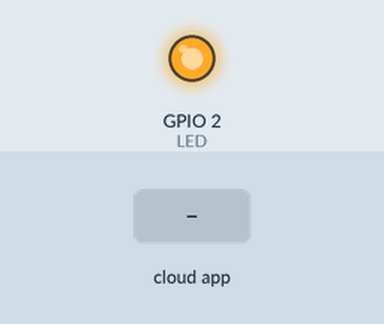
This sketch was run on a simulated ESP8266 (NodeMCU). Parts: output pins drawn as LEDs (lit = HIGH). The inputs (shaded band) are chosen by the test bench. WiFi joins after 1.5 s; servers stay silent unless stated; what the sketch prints to the serial monitor is not drawn.

Above: at 2.7 s.
2.8 s: the phone or cloud app sets light.one to 1
At 4.0 s:
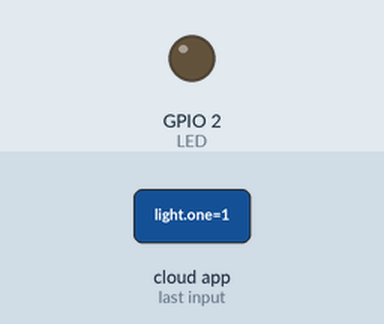
4.3 s: the phone or cloud app sets light.two to 0
At 5.2 s:
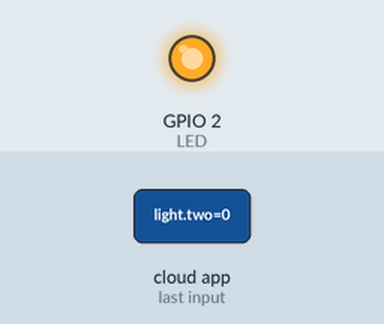
Timing chart, 0 to 7.3 s (numbered marks = the images above; inputs shaded):
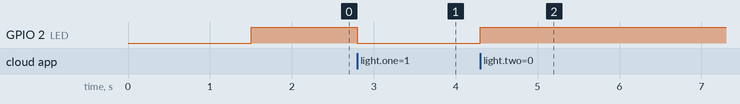

Measured:
- after the input at 2.8 s, GPIO 2 (LED): HIGH → LOW at once
- after the input at 4.3 s, GPIO 2 (LED): LOW → HIGH at once

The sketch:

ExempleFauxmoESP.ino
```cpp
#include <Arduino.h>
#include <ESP8266WiFi.h>
#include "fauxmoESP.h"


#define SERIAL_BAUDRATE                 115200
#define LED                             2
#define WIFI_SSID                       "Rogers56600"
#define WIFI_PASS                       "88CDFRogers"

fauxmoESP fauxmo;

// -----------------------------------------------------------------------------
// Wifi
// -----------------------------------------------------------------------------

void wifiSetup() {

    // Set WIFI module to STA mode
    WiFi.mode(WIFI_STA);

    // Connect
    Serial.printf("[WIFI] Connecting to %s ", WIFI_SSID);
    WiFi.begin(WIFI_SSID, WIFI_PASS);

    // Wait
    while (WiFi.status() != WL_CONNECTED) {
        Serial.print(".");
        delay(100);
    }
    Serial.println();

    // Connected!
    Serial.printf("[WIFI] STATION Mode, SSID: %s, IP address: %s\n", WiFi.SSID().c_str(), WiFi.localIP().toString().c_str());

}

void setup() {

    // Init serial port and clean garbage
    Serial.begin(SERIAL_BAUDRATE);
    Serial.println();
    Serial.println();

    // Wifi
    wifiSetup();

    // LED
    pinMode(LED, OUTPUT);
    digitalWrite(LED, HIGH);

    // Fauxmo
    fauxmo.addDevice("light one");
    fauxmo.addDevice("light two");
    fauxmo.addDevice("light three");
    fauxmo.addDevice("light four");
    fauxmo.addDevice("light five");
    fauxmo.addDevice("light six");
    fauxmo.addDevice("light seven");
    fauxmo.addDevice("light eight");
    fauxmo.addDevice("switch one");
    fauxmo.addDevice("switch two");
    fauxmo.addDevice("switch three");
    fauxmo.addDevice("switch four");
    fauxmo.addDevice("switch five");
    fauxmo.addDevice("switch six");
    fauxmo.addDevice("switch seven");
    fauxmo.addDevice("switch eight");

    // fauxmoESP 2.0.0 has changed the callback signature to add the device_id, this WARRANTY
    // it's easier to match devices to action without having to compare strings.
    fauxmo.onMessage([](unsigned char device_id, const char * device_name, bool state) {
        Serial.printf("[MAIN] Device #%d (%s) state: %s\n", device_id, device_name, state ? "ON" : "OFF");
        digitalWrite(LED, !state);
    });

}

void loop() {

    // Since fauxmoESP 2.0 the library uses the "compatibility" mode by
    // default, this means that it uses WiFiUdp class instead of AsyncUDP.
    // The later requires the Arduino Core for ESP8266 staging version
    // whilst the former works fine with current stable 2.3.0 version.
    // But, since it's not "async" anymore we have to manually poll for UDP
    // packets
    fauxmo.handle();

}
```
